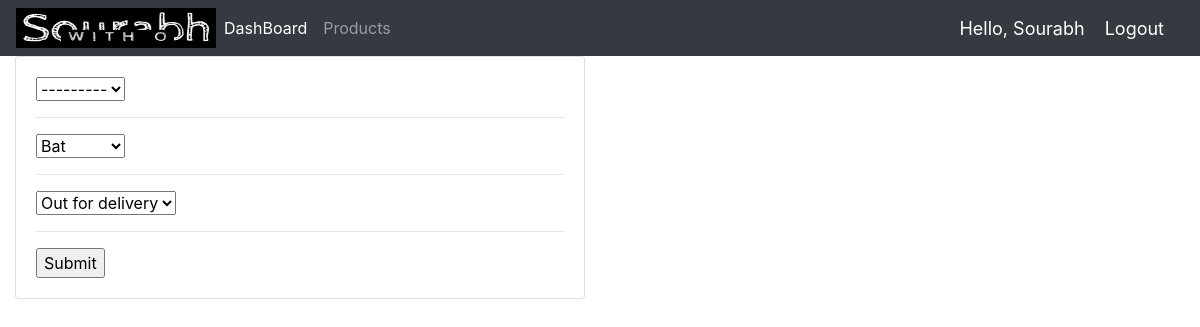
The page /update_order/11/ (signed in) on the database its author committed.
### accounts/models.py (models this page shows, shortened)
class Order(models.Model):
    STATUS=(
        ('Pending','Pending'),
        ('Out for delivery','Out for delivery'),
        ('Delivered','Delivered'),
    )
    customer=models.ForeignKey(Customer,null=True,on_delete=models.SET_NULL)
    product=models.ForeignKey(Product,null=True,on_delete=models.SET_NULL)
    date_created=models.DateTimeField(auto_now_add=True,null=True)
    status=models.CharField(max_length=200,null=True,choices=STATUS)

### accounts/decorators.py (the view)
		def wrapper_func(request, *args, **kwargs):
			group = None
			if request.user.groups.exists():
				group = request.user.groups.all()[0].name
			if group in allowed_roles:
				return view_func(request, *args, **kwargs)
			else:
				return HttpResponse('You are not authorized to view this page')

### accounts/forms.py
class OrderForm(ModelForm):
	class Meta:
		model = Order
		fields = '__all__'

### accounts/models.py (called while the page is built)
    def __str__(self):
        return self.name

    def __str__(self):
        return self.name

### accounts/views.py (called while the page is built)
@login_required(login_url='login')
@allowed_users(allowed_roles=['admin'])
def updateOrder(request, pk):
	order = Order.objects.get(id=pk)
	form = OrderForm(instance=order)
	if request.method == 'POST':
		form = OrderForm(request.POST, instance=order)
		if form.is_valid():
			form.save()
			return redirect('/')
	context = {'form':form}
	return render(request, 'accounts/order_form.html', context)

### accounts/templates/accounts/order_form.html (shortened to what this page needs)
{%  extends 'accounts/main.html' %}
{% load static %}
{% block content %}
<div class="row">
	<div class="col-md-6">
		<div class="card card-body">
			<form action="" method="POST">
				{% for field in form %}
					{{field}}
					<hr>
				{% endfor %}
				<input type="submit" name="Submit">
			</form>
		</div>
	</div>
</div>
{% endblock %}

### accounts/templates/accounts/navbar.html (shortened to what this page needs)
{%load static%}
<nav class="navbar navbar-expand-lg navbar-dark bg-dark">
    <img src="{% static '/images/logo.png'%}" width="200" height="40"/>
    <div class="collapse navbar-collapse" id="navbarNav">
      <ul class="navbar-nav">
        {% if request.user.is_staff %}
        <li class="nav-item active">
          <a class="nav-link" href="{% url 'home'%}">DashBoard<span class="sr-only">(current)</span></a>
        </li>
        <li class="nav-item">
          <a class="nav-link" href="{% url 'products'%}">Products</a>
        </li>
        {% else %}
        <li class="nav-item">
          <a class="nav-link" href="{% url 'account' %}">Settings</a>
        </li>
        {% endif %}
      </ul>
    </div>
    <span class="hello-msg">Hello, {{request.user}}</span>
  <span ><a  class="hello-msg" href="{% url 'logout' %}">Logout</a></span>
  </nav>

### accounts/templates/accounts/navbar.html (style rules this page uses)
.hello-msg { font-size: 18px; color: #fff; margin-right: 20px; }

### rows shown on the page
Order: form "---------" "Bat" "Out for delivery"

### other values the page prints
{{ request.user }} "Sourabh"
